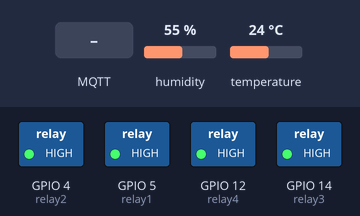
The sketch below on a simulated ESP8266 (NodeMCU). Parts: switched loads named in the sketch (green lamp = pin HIGH). Inputs (shaded band) come from the test bench; at power-on: humidity 55 %, temperature 24 °C. WiFi joins after 1.5 s; servers stay silent unless stated; no MQTT or app messages arrive unless stated; what the sketch prints to the serial monitor is not drawn.

Above: at 2.7 s.
2.8 s: MQTT message "on" arrives on the first subscribed topic
At 4.0 s:
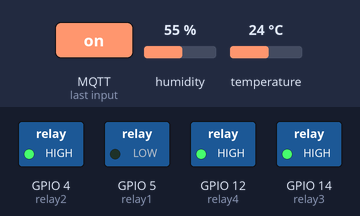
4.3 s: MQTT message "on" arrives on the second subscribed topic
At 5.1 s:
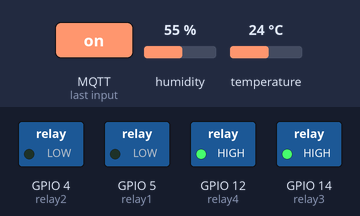
5.8 s: MQTT message "off" arrives on the first subscribed topic
At 6.3 s:
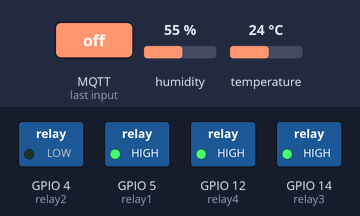
7.3 s: MQTT message "on" arrives on the third subscribed topic
At 8.5 s:
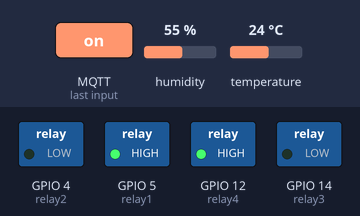
8.8 s: MQTT message "off" arrives on the second subscribed topic
At 9.8 s:
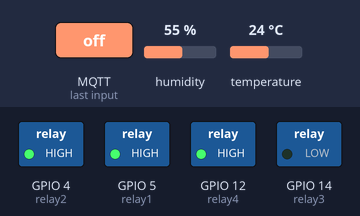
Timing chart, 0 to 11.8 s (numbered marks = the images above; inputs shaded):
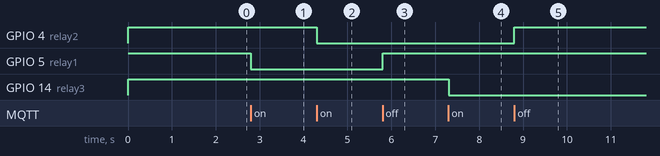

The sketch:

luce_pieza_mqtt.ino
```cpp
#include <ESP8266WiFi.h>
#include <PubSubClient.h>
#include <Adafruit_Sensor.h>
#include <DHT.h>
#include <DHT_U.h>

// Pines para los relés
const int relay1 = 5;  // GPIO 5 - D1
const int relay2 = 4;  // GPIO 4 - D2
const int relay3 = 14; // GPIO 14 - D5
const int relay4 = 12; // GPIO 12 - D6

// Pin del sensor DHT11
#define DHTPIN 13  // GPIO 13 - D7
#define DHTTYPE DHT11
DHT dht(DHTPIN, DHTTYPE);

// Credenciales Wi-Fi
const char* ssid = "Casaa";
const char* password = "5t0$NRN~Th\"B5t[}u'zg4lKlj70mQ<";

// Credenciales y configuración del broker MQTT
const char* mqtt_server = "192.168.0.50";  // Ejemplo: broker.hivemq.com
const int mqtt_port = 1883;  // Puerto del broker MQTT (1883 es el estándar)
const char* mqtt_user = "casa";      // Usuario del broker MQTT
const char* mqtt_password = "leonkirazeus"; // Contraseña del broker MQTT

// Tópicos MQTT
const char* topic_relay1 = "casa/relay1";
const char* topic_relay2 = "casa/relay2";
const char* topic_relay3 = "casa/relay3";
const char* topic_relay4 = "casa/relay4";
const char* topic_temp = "casa/temperatura";
const char* topic_hum = "casa/humedad";
const char* topic_debug_relay = "debug/relay"; // Nuevo tópico para depuración de los relés

// Crear instancia del cliente Wi-Fi y MQTT
WiFiClient espClient;
PubSubClient client(espClient);

void setup_wifi() {
  delay(10);
  Serial.println();
  Serial.print("Conectando a ");
  Serial.println(ssid);

  // Conexión Wi-Fi
  WiFi.begin(ssid, password);

  while (WiFi.status() != WL_CONNECTED) {
    delay(500);
    Serial.print(".");
  }

  Serial.println("");
  Serial.println("WiFi conectado");
  Serial.println("Dirección IP: ");
  Serial.println(WiFi.localIP());
}

void controlRelay(int relayPin, const String& message, const char* relayName) {
  if (message == "on") {
    digitalWrite(relayPin, LOW);  // Encender relé (activo en bajo)
    Serial.print(relayName);
    Serial.println(" encendido");
    client.publish(topic_debug_relay, (String(relayName) + " encendido").c_str());
  } else if (message == "off") {
    digitalWrite(relayPin, HIGH); // Apagar relé (activo en bajo)
    Serial.print(relayName);
    Serial.println(" apagado");
    client.publish(topic_debug_relay, (String(relayName) + " apagado").c_str());
  }
}

void callback(char* topic, byte* payload, unsigned int length) {
  // Convertir el payload en un string
  String message;
  for (int i = 0; i < length; i++) {
    message += (char)payload[i];
  }

  Serial.print("Mensaje recibido en el tópico [");
  Serial.print(topic);
  Serial.print("]: ");
  Serial.println(message);

  // Controlar los relés según el tópico y mensaje recibido
  if (String(topic) == topic_relay1) {
    controlRelay(relay1, message, "Relé 1");
  } else if (String(topic) == topic_relay2) {
    controlRelay(relay2, message, "Relé 2");
  } else if (String(topic) == topic_relay3) {
    controlRelay(relay3, message, "Relé 3");
  } else if (String(topic) == topic_relay4) {
    controlRelay(relay4, message, "Relé 4");
  }
}

void reconnect() {
  // Bucle hasta que nos conectemos al servidor MQTT
  while (!client.connected()) {
    Serial.print("Intentando conectar al servidor MQTT...");
    // Intentar conectar con el broker usando usuario y contraseña
    if (client.connect("ESP8266ClientPieza", mqtt_user, mqtt_password)) {
      Serial.println("Conectado");

      // Suscribirse a los tópicos
      client.subscribe(topic_relay1);
      client.subscribe(topic_relay2);
      client.subscribe(topic_relay3);
      client.subscribe(topic_relay4);
    } else {
      Serial.print("Error de conexión. Código de error: ");
      Serial.print(client.state());
      Serial.println(". Intentando de nuevo en 5 segundos...");
      delay(5000);
    }
  }
}

void checkConnections() {
  // Verificar estado del Wi-Fi
  if (WiFi.status() == WL_CONNECTED) {
    Serial.println("WiFi está conectado.");
  } else {
    Serial.println("WiFi no está conectado.");
  }

  // Verificar estado del MQTT
  if (client.connected()) {
    Serial.println("MQTT está conectado.");
  } else {
    Serial.println("MQTT no está conectado.");
  }
}

void setup() {
  // Inicializar los pines de los relés
  pinMode(relay1, OUTPUT);
  pinMode(relay2, OUTPUT);
  pinMode(relay3, OUTPUT);
  pinMode(relay4, OUTPUT);

  // Apagar los relés inicialmente
  digitalWrite(relay1, HIGH);
  digitalWrite(relay2, HIGH);
  digitalWrite(relay3, HIGH);
  digitalWrite(relay4, HIGH);

  // Inicializar el monitor serie
  Serial.begin(115200);

  // Inicializar el sensor DHT
  dht.begin();

  // Conectar a Wi-Fi
  setup_wifi();

  // Configurar el servidor MQTT
  client.setServer(mqtt_server, mqtt_port);
  client.setCallback(callback);
}

void loop() {
  // Verificar conexión al servidor MQTT
  if (!client.connected()) {
    reconnect();
  }

  // Mantener la comunicación MQTT
  client.loop();

  // Leer temperatura y humedad del sensor DHT11 cada 10 segundos
  static unsigned long lastDHTReadTime = 0;
  if (millis() - lastDHTReadTime > 10000) {
    lastDHTReadTime = millis();
    float temperature = dht.readTemperature();
    float humidity = dht.readHumidity();

    if (isnan(temperature) || isnan(humidity)) {
      Serial.println("Error al leer el sensor DHT11");
    } else {
      Serial.print("Temperatura: ");
      Serial.print(temperature);
      Serial.println(" °C");
      Serial.print("Humedad: ");
      Serial.println(humidity);
      Serial.println(" %");

      // Publicar los datos en el servidor MQTT
      client.publish(topic_temp, String(temperature).c_str(), true);
      client.publish(topic_hum, String(humidity).c_str(), true);
    }
  }

  // Verificar si se ha ingresado un caracter en el puerto serie
  if (Serial.available() > 0) {
    char input = Serial.read();  // Leer el caracter
    if (input == 'c') {
      // Imprimir el estado de las conexiones
      checkConnections();
    }
  }
}
```

Measured:
- after the input at 2.8 s, GPIO 5 (relay1): HIGH → LOW at once
- after the input at 4.3 s, GPIO 4 (relay2): HIGH → LOW at once
- after the input at 5.8 s, GPIO 5 (relay1): LOW → HIGH at once
- after the input at 7.3 s, GPIO 14 (relay3): HIGH → LOW at once
- after the input at 8.8 s, GPIO 4 (relay2): LOW → HIGH at once
